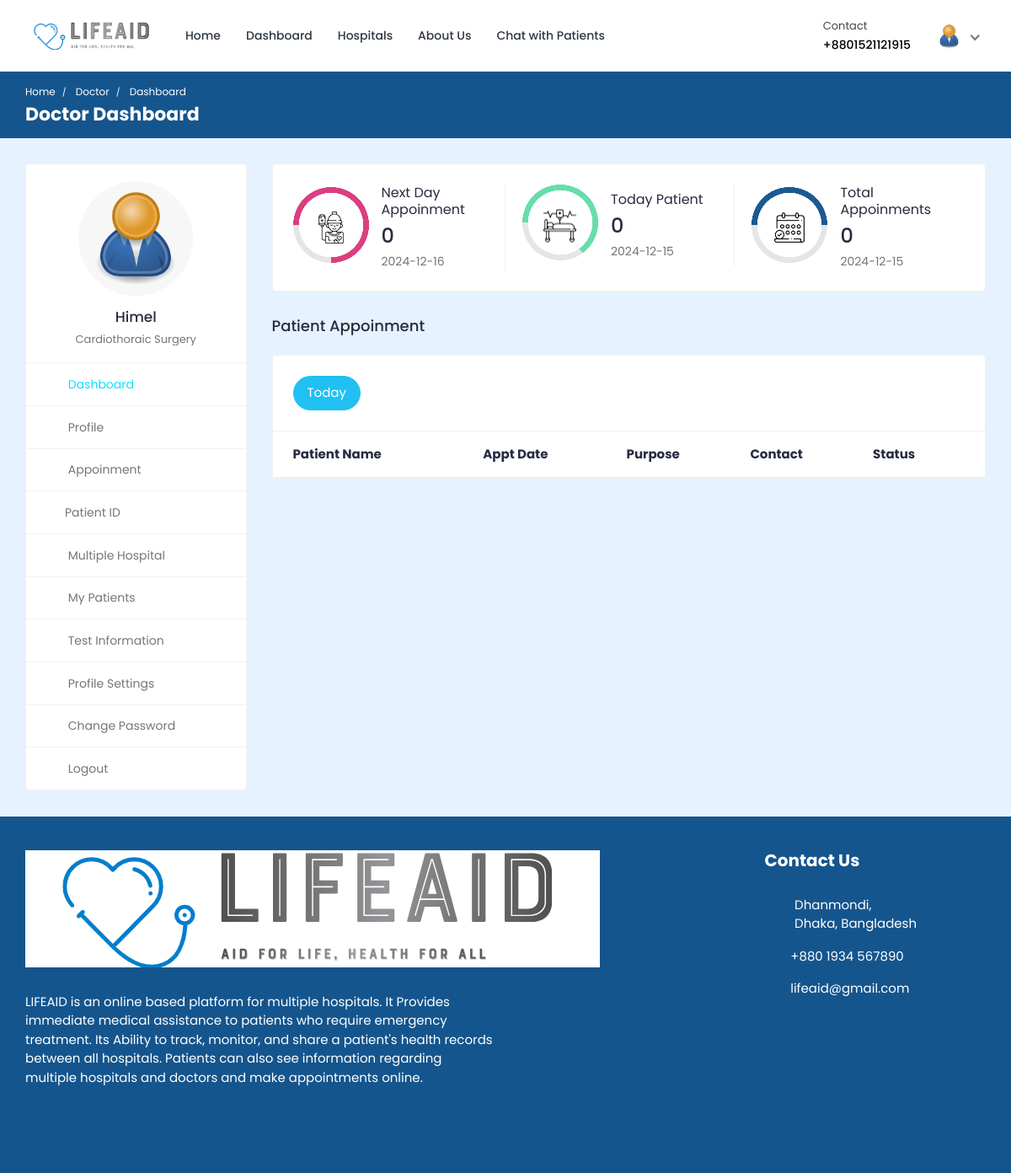
Screenshot of /doctor/doctor-dashboard/ (signed in) with the database file from the repository.
### doctor/models.py (models this page shows, shortened)
class Doctor_Information(models.Model):
    DOCTOR_TYPE = (
        ('Cardiologists', 'Cardiologists'),
        ('Neurologists', 'Neurologists'),
        ('Pediatricians', 'Pediatricians'),
        ('Physiatrists', 'Physiatrists'),
        ('Dermatologists', 'Dermatologists'),
    )
    doctor_id = models.AutoField(primary_key=True)
    user = models.OneToOneField(User, on_delete=models.CASCADE, null=True, blank=True, related_name='profile')
    name = models.CharField(max_length=200, null=True, blank=True)
    username = models.CharField(max_length=200, null=True, blank=True)
    gender = models.CharField(max_length=200, null=True, blank=True)
    description = models.TextField(max_length=1000, null=True, blank=True)
    department = models.CharField(max_length=200, choices=DOCTOR_TYPE, null=True, blank=True)
    department_name = models.ForeignKey(hospital_department, on_delete=models.SET_NULL, null=True, blank=True)
    specialization = models.ForeignKey(specialization, on_delete=models.SET_NULL, null=True, blank=True)
    featured_image = models.ImageField(upload_to='doctors/', default='doctors/user-default.png', null=True, blank=True)
    certificate_image = models.ImageField(upload_to='doctors_certificate/', default='doctors_certificate/default.png', null=True, blank=True)
    email = models.EmailField(max_length=200, null=True, blank=True)
    phone_number = models.CharField(max_length=200, null=True, blank=True)
    nid = models.CharField(max_length=200, null=True, blank=True)
    visiting_hour = models.CharField(max_length=200, null=True, blank=True)
    consultation_fee = models.IntegerField(null=True, blank=True)
    report_fee = models.IntegerField(null=True, blank=True)
    dob = models.CharField(max_length=200, null=True, blank=True)
    institute = models.CharField(max_length=200, null=True, blank=True)
    degree = models.CharField(max_length=200, null=True, blank=True)
    completion_year = models.CharField(max_length=200, null=True, blank=True)
    work_place = models.CharField(max_length=200, null=True, blank=True)
    designation = models.CharField(max_length=200, null=True, blank=True)
    start_year = models.CharField(max_length=200, null=True, blank=True)
    end_year = models.CharField(max_length=200, null=True, blank=True)
    register_status =  models.CharField(max_length=200, null=True, blank=True)
    hospital_name = models.ForeignKey(Hospital_Information, on_delete=models.SET_NULL, null=True, blank=True)

### hospital_admin/models.py (models this page shows, shortened)
class specialization(models.Model):
    specialization_id = models.AutoField(primary_key=True)
    specialization_name = models.CharField(max_length=200, null=True, blank=True)
    hospital = models.ForeignKey(Hospital_Information, on_delete=models.CASCADE, null=True, blank=True)

### doctor/views.py (the view)
# urls.py: path('doctor-dashboard/',views.doctor_dashboard, name='doctor-dashboard'),
@csrf_exempt
@login_required(login_url="doctor-login")
@cache_control(no_cache=True, must_revalidate=True, no_store=True)
def doctor_dashboard(request):
        if request.user.is_authenticated:
            if request.user.is_doctor:
                doctor = Doctor_Information.objects.get(user=request.user)
                current_date = datetime.date.today()
                current_date_str = str(current_date)
                today_appointments = Appointment.objects.filter(date=current_date_str).filter(doctor=doctor).filter(appointment_status='confirmed')
                next_date = current_date + datetime.timedelta(days=1) # next days date
                next_date_str = str(next_date)
                next_days_appointment = Appointment.objects.filter(date=next_date_str).filter(doctor=doctor).filter(Q(appointment_status='pending') | Q(appointment_status='confirmed')).count()
                today_patient_count = Appointment.objects.filter(date=current_date_str).filter(doctor=doctor).annotate(count=Count('patient'))
                total_appointments_count = Appointment.objects.filter(doctor=doctor).annotate(count=Count('id'))
            else:
                return redirect('doctor-logout')
            context = {'doctor': doctor, 'today_appointments': today_appointments, 'today_patient_count': today_patient_count, 'total_appointments_count': total_appointments_count, 'next_days_appointment': next_days_appointment, 'current_date': current_date_str, 'next_date': next_date_str}
            return render(request, 'doctor-dashboard.html', context)
        else:
            return redirect('doctor-login')

### templates/doctor-dashboard.html (shortened to what this page needs)
{% load static %}
<!DOCTYPE html>
<html lang="en">
  <head>
    <link
      rel="stylesheet"
      href="{% static 'HealthStack-System/css/Normal/bootstrap.min.css' %}"
    />
    <link
      rel="stylesheet"
      href="{% static 'HealthStack-System/plugins/Normal/fontawesome/css/fontawesome.min.css' %}"
    />
    <link
      rel="stylesheet"
      href="{% static 'HealthStack-System/plugins/Normal/fontawesome/css/all.min.css' %}"
    />
    <link
      rel="stylesheet"
      href="{% static 'HealthStack-System/css/Normal/style.css' %}"
    />
  </head>
  <body>
  {% if user.is_authenticated %}
    <div class="main-wrapper">
      <header class="header">{% include 'doctor-navbar.html' %}</header>
      <div class="breadcrumb-bar">
        <div class="container-fluid">
          <div class="row align-items-center">
            <div class="col-md-12 col-12">
              <nav aria-label="breadcrumb" class="page-breadcrumb">
                <ol class="breadcrumb">
                  <li class="breadcrumb-item">
                    <a href="{% url 'hospital_home'%}">Home</a>
                  </li>
                  <li class="breadcrumb-item active" aria-current="page">
                    Doctor
                  </li>
                  <li class="breadcrumb-item active" aria-current="page">
                    Dashboard
                  </li>
                </ol>
              </nav>
              <h2 class="breadcrumb-title">Doctor Dashboard</h2>{% include 'message.html' %}
            </div>
          </div>
        </div>
      </div>
      <div class="content">
        <div class="container-fluid">
          <div class="row">
            <div class="col-md-5 col-lg-4 col-xl-3 theiaStickySidebar">
              <div>{% include 'doctor-sidebar.html' %}</div>
            </div>
            <div class="col-md-7 col-lg-8 col-xl-9">
              <div class="row">
                <div class="col-md-12">
                  <div class="card dash-card">
                    <div class="card-body">
                      <div class="row">
                        <div class="col-md-12 col-lg-4">
                          <div class="dash-widget dct-border-rht">
                            <div class="circle-bar circle-bar1">
                              <div class="circle-graph1" data-percent="75">
                                <img
                                  src="{% static 'HealthStack-System/images/Normal/icon-01.png' %}"
                                  class="img-fluid"
                                  alt="patient"
                                />
                              </div>
                            </div>
                            <div class="dash-widget-info">
                              <h6>Next Day Appoinment</h6>
                              <h3>{{next_days_appointment}}</h3>
                              <p class="text-muted">{{next_date}}</p>
                            </div>
                          </div>
                        </div>
                        <div class="col-md-12 col-lg-4">
                          <div class="dash-widget dct-border-rht">
                            <div class="circle-bar circle-bar2">
                              <div class="circle-graph2" data-percent="65">
                                <img
                                  src="{% static 'HealthStack-System/images/Normal/icon-02.png' %}"
                                  class="img-fluid"
                                  alt="Patient"
                                />
                              </div>
                            </div>
                            <div class="dash-widget-info">
                              <h6>Today Patient</h6>
                              <h3>{{today_patient_count.count}}</h3>
                              <p class="text-muted">{{current_date}}</p>
                            </div>
                          </div>
                        </div>
                        <div class="col-md-12 col-lg-4">
                          <div class="dash-widget">
                            <div class="circle-bar circle-bar3">
                              <div class="circle-graph3" data-percent="50">
                                <img
                                  src="{% static 'HealthStack-System/images/Normal/icon-03.png' %}"
                                  class="img-fluid"
                                  alt="Patient"
                                />
                              </div>
                            </div>
                            <div class="dash-widget-info">
                              <h6>Total Appoinments</h6>
                              <h3>{{total_appointments_count.count}}</h3>
                              <p class="text-muted">{{current_date}}</p>
                            </div>
                          </div>
                        </div>
                      </div>
                    </div>
                  </div>
                </div>
              </div>
              <div class="row">
                <div class="col-md-12">
                  <h4 class="mb-4">Patient Appoinment</h4>
                  <div class="appointment-tab">
                    <ul class="nav nav-tabs nav-tabs-solid nav-tabs-rounded">
                      <li class="nav-item">
                        <a
                          class="nav-link active"
                          href="#today-appointments"
                          data-toggle="tab"
                          >Today</a
                        >
                      </li>
                    </ul>
                      <div class="tab-pane" id="today-appointments">
                        <div class="card card-table mb-0">
                          <div class="card-body">
                            <div class="table-responsive">
                              <table
                                class="table table-hover table-center mb-0"
                              >
                                <thead>
                                  <tr>
                                    <th>Patient Name</th>
                                    <th>Appt Date</th>
                                    <th>Purpose</th>
                                    <th>Contact</th>
                                    <th>Status</th>
                                  </tr>
                                </thead>
                              </table>
                            </div>
                          </div>
                        </div>
                      </div>
                    </div>
                  </div>
                </div>
              </div>
            </div>
          </div>
        </div>
      </div>
      {% include 'footer.html' %}
  {% else %}
  <p> You are not logged in </p>
  {% endif %}
  </body>
</html>

### templates/doctor-navbar.html (shortened to what this page needs)
{% load static %}
<nav class="navbar navbar-expand-lg header-nav">
  <div class="navbar-header">
    <a href="{% url 'hospital_home'%}" class="navbar-brand logo">
      <img
        src="{% static 'HealthStack-System/images/Normal/logo.png' %}"
        class="img-fluid"
        alt="Logo"
      />
    </a>
  </div>
  <div class="main-menu-wrapper">
    <ul class="main-nav">
      <li>
        <a href="{% url 'hospital_home'%}">Home</a>
      </li>
      <li>
        <a href="{% url 'doctor-dashboard'%}">Dashboard</a>
      </li>
      <li><a href="{% url 'multiple-hospital' %}" style="text-decoration: none;">Hospitals</a></li>
      <li>
        <a href="{% url 'about-us'%}">About Us</a>
      </li>
      <li>
        <a href="{% url 'chat-home' pk=user.id %}">Chat with Patients</a>
      </li>
    </ul>
  </div>
  <ul class="nav header-navbar-rht">
    <li class="nav-item contact-item">
      <div class="header-contact-img">
        <i class="far fa-hospital"></i>
      </div>
      <div class="header-contact-detail">
        <p class="contact-header">Contact</p>
        <p class="contact-info-header">+88{{doctor.phone_number}}</p>
      </div>
    </li>
    <li class="nav-item dropdown has-arrow logged-item">
      <a href="#" class="dropdown-toggle nav-link" data-toggle="dropdown">
        <span class="user-img">
          <img
            class="rounded-circle"
            src="{{ doctor.featured_image.url }}"
            width="31"
            alt="Darren Elder"
          />
        </span>
      </a>
    </li>
  </ul>
</nav>

### templates/doctor-sidebar.html (shortened to what this page needs)
{% load static %}
<div class="profile-sidebar">
  <div class="widget-profile pro-widget-content">
    <div class="profile-info-widget">
      <a href="#" class="booking-doc-img">
        <img
          src="{{ doctor.featured_image.url }}"
          alt="User Image"
        />
      </a>
      <div class="profile-det-info">
        <h3>{{ doctor.name }}</h3>
        <div class="patient-details">
          <h5 class="mb-0">{{doctor.specialization.specialization_name}}</h5>
        </div>
      </div>
    </div>
  </div>
  <div class="dashboard-widget">
    <nav class="dashboard-menu sidebar">
      <ul>
        <li class="active">
          <a href="{% url 'doctor-dashboard' %}">
            <i class="fas fa-columns"></i>
            <span>Dashboard</span>
          </a>
        </li>
        <li>
        <a href="{% url 'doctor-profile' pk=doctor.doctor_id %}">
          <i class="fas fa-user"></i>
          <span>Profile</span>
        </a>
      </li>
        <li>
          <a href="{% url 'appointments'%}">
            <i class="fas fa-user-circle"></i>
            <span>Appoinment</span>
          </a>
        </li>
        <li class="nav-item has-submenu">
            <a href="#" class="nav-link"><i class="fas fa-search"></i><span>Patient ID</span></a>
        </li>
        <li>
          <a href="{% url 'multiple-hospital' %}">
            <i class="fas fa-hospital"></i>
            <span>Multiple Hospital</span>
          </a>
      </li>
        <li>
          <a href="{% url 'my-patients' %}">
            <i class="fas fa-user-injured"></i>
            <span>My Patients</span>
          </a>
        </li>
        <li>
          <a href="{% url 'doctor-test-list'%}" target="_blank">
            <i class="fas fa-hourglass-start"></i>
            <span>Test Information</span>
          </a>
        </li>
        <li>
          <a
            href="{% url 'doctor-profile-settings' %}"
          >
            <i class="fas fa-user-cog"></i>
            <span>Profile Settings</span>
          </a>
        </li>
        <li>
          <a href="{% url 'doctor-change-password' pk=user.id%}">
            <i class="fas fa-lock"></i>
            <span>Change Password</span>
          </a>
        </li>
        <li>
          <a href="{% url 'doctor-logout'%}">
            <i class="fas fa-sign-out-alt"></i>
            <span>Logout</span>
          </a>
        </li>
      </ul>
    </nav>
  </div>
</div>

### rows the page displays
Doctor_Information: phone_number "01521121915", featured_image (placeholder picture), name "Himel", specialization.specialization_name "Cardiothoraic Surgery"

### other values shown
{{ next_days_appointment }} "0"
{{ next_date }} "2024-12-16"
{{ today_patient_count.count }} "0"
{{ current_date }} "2024-12-15"
{{ total_appointments_count.count }} "0"
